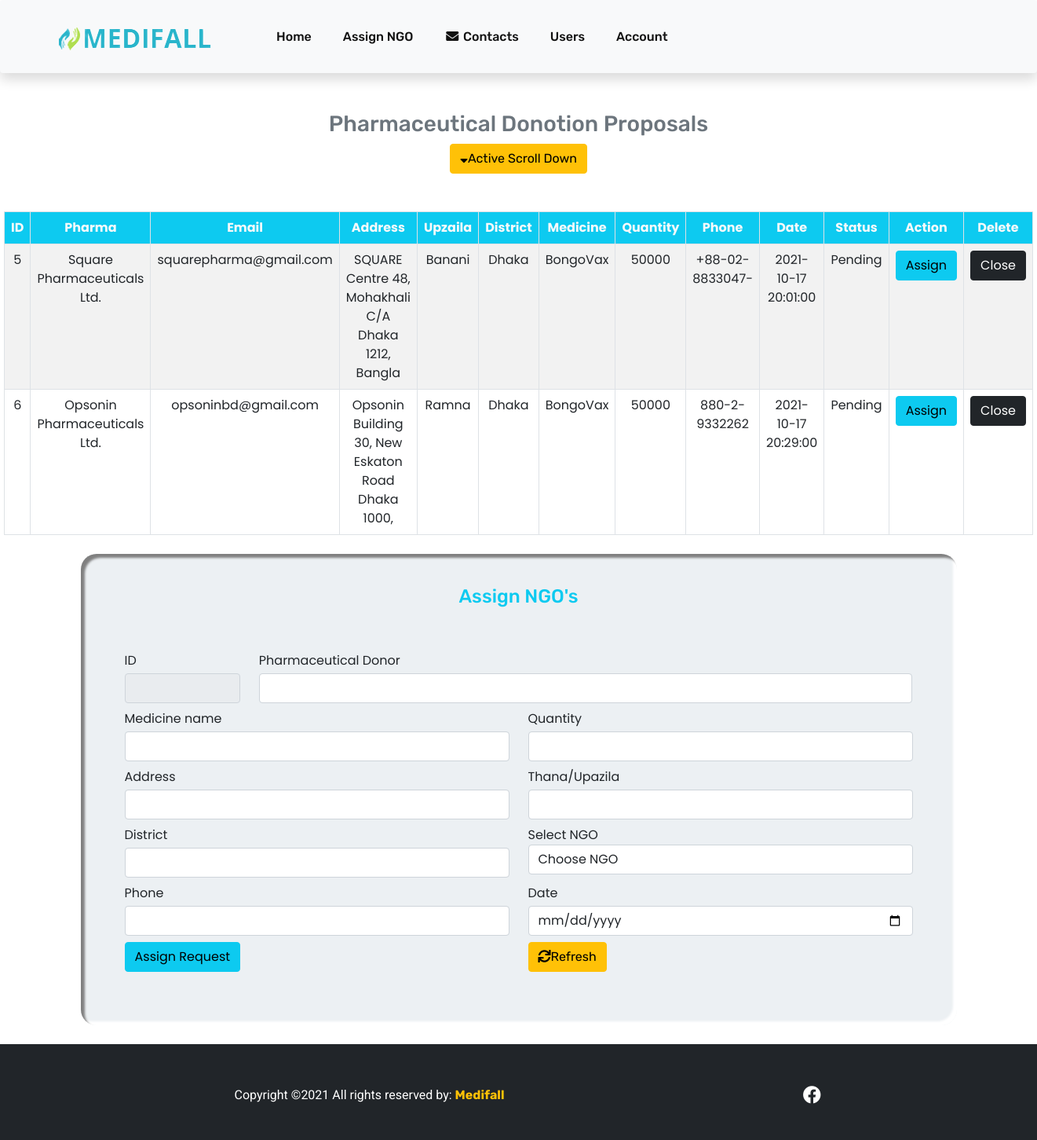
/admin/pharma.php, run on the app's committed database.
### tables this page shows
CREATE TABLE `pharmadonation` (
  `pharmaID` int(100) NOT NULL,
  `pharmaName` varchar(50) NOT NULL,
  `email` varchar(50) NOT NULL,
  `area` varchar(50) NOT NULL,
  `upzilla` varchar(50) NOT NULL,
  `district` varchar(50) NOT NULL,
  `medicine` varchar(50) NOT NULL,
  `quantity` int(11) NOT NULL,
  `phone` varchar(15) NOT NULL,
  `daate` datetime NOT NULL,
  `status` varchar(30) DEFAULT 'Pending'
);

### admin/pharma.php (the view, shortened to what this page needs)
<?php include('../dbconnect.php');
?>
<!DOCTYPE html>
<html>
<head>
    <?php include('../headerfooter/header.php'); ?>
    <link rel="stylesheet" type="text/css" href="../style.css">
</head>
<body>
    <?php include('includes/nav.php');?>
    <h3 class="text-center text-secondary mt-5">Pharmaceutical Donotion Proposals</h3>
    <div class="text-center"><a href="#scroll_down" class="btn btn-warning scroll_down"><i
                class="fas fa-sort-down"></i>Active Scroll Down</a></div>
    <table class="table table-bordered table-striped mt-5">
        <thead class="text-light bg-info text-center">
            <tr>
                <th>ID</th>
                <th>Pharma</th>
                <th>Email</th>
                <th>Address</th>
                <th>Upzaila</th>
                <th>District</th>
                <th>Medicine</th>
                <th>Quantity</th>
                <th>Phone</th>
                <th>Date</th>
                <th>Status</th>
                <th>Action</th>
                <th>Delete</th>
            </tr>
        </thead>
        <tbody class="text-center">
            <?php
			$sql = "SELECT * FROM pharmadonation";
			$result= $conn->query($sql);
			if($result->num_rows>0){
				while ($row=$result->fetch_assoc()) {
					echo '<tr><td>'.$row["pharmaID"].'</td><td>';
					echo $row["pharmaName"].'</td><td>';
					echo $row["email"].'</td><td>';
					echo $row["area"].'</td><td>';
					echo $row["upzilla"].'</td><td>';
					echo $row["district"].'</td><td>';
					echo $row["medicine"].'</td><td>';
					echo $row["quantity"].'</td><td>';
					echo $row["phone"].'</td><td>';
					echo $row["daate"].'</td><td>';
                    echo $row["status"].'</td><td>';
					echo '<form method="POST" >';
					echo '<input type="submit" name="view" class="btn btn-info" value="Assign"></td><td>';
						echo '<input type="submit" name="close" class="btn btn-dark ml-2" value="Close"></input></td></tr>';
				}
			}
			?>
        </tbody>
    </table>
    <div id="scroll_down">
        <div class="container mt-4 mb-4 form">
            <div class="p-2 pt-3" id="assignbox">
                <h4 class="text-info text-center mt-4">Assign NGO's</h4>
                <form method="POST">
                    <div class="form-group p-5">
                        <div class="row">
                            <div class="col-sm-2">
                                <label for="id">ID</label>
                                <input type="text" name="pharmaID" class="form-control mt-1 mb-2 text-center text-danger"
                                    value="<?php if(isset($_REQUEST['pharmaID'])) echo $_REQUEST['pharmaID']; ?>" readonly>
                            </div>
                            <div class="col-sm-10">
                                <label for="name">Pharmaceutical Donor</label><br>
                                <input type="text" name="donor" class="form-control mt-1 mb-2"
                                    value="<?php if(isset($_REQUEST['donor'])) echo $row['pharmaName']; ?>">
                            </div>
                        </div>
                        <div class="row">
                            <div class="col-sm-6">
                                <label for="medicine">Medicine name</label><br>
                                <input type="text" name="medicine" class="form-control mt-1 mb-2"
                                    value="<?php if(isset($_REQUEST['medicine'])) echo $row['medicine']; ?>">
                            </div>
                            <div class="col-sm-6">
                                <label for="type">Quantity</label><br>
                                <input type="text" name="quantity" class="form-control mt-1 mb-2"
                                    value="<?php if(isset($_REQUEST['quantity'])) echo $row['quantity'];?>">
                            </div>
                        </div>
                        <div class="row">
                            <div class="col-sm-6">
                                <label for="address">Address</label><br>
                                <input type="text" name="address" class="form-control mt-1 mb-2"
                                    value="<?php if(isset($_REQUEST['address'])) echo $row['area'];?>">
                            </div>
                            <div class="col-sm-6">
                                <label for="upzilla">Thana/Upazila</label><br>
                                <input type="text" name="upzilla" class="form-control mt-1 mb-2"
                                    value="<?php if(isset($_REQUEST['upzilla'])) echo $row['upzilla'];?>">
                            </div>
                        </div>
                        <div class="row">
                            <div class="col-sm-6">
                                <label for="type">District</label><br>
                                <input type="text" name="district" class="form-control mt-1 mb-2"
                                    value="<?php if(isset($_REQUEST['district'])) echo $row['district'];?>">
                            </div>
                            <div class="col-sm-6">
                                <label for="ngo">Select NGO</label>
                                <select class="form-control" name="ngo" required>
                                    <option value="">Choose NGO</option>
                                    <?php
								$sql = "SELECT ngo_name FROM ngologin_tb ";
								$result = $conn->query($sql);
								if($result->num_rows>0){
									while($row=$result->fetch_assoc()){
										?> <option value="<?php echo $row['ngo_name'];?>">
                                            <?php
                                            echo $row['ngo_name'];
									?></option>
                                    <?php
									}
								}
								?>
                                </select>
                            </div>
                        </div>
                        <div class="row">
                            <div class="col-sm-6">
                                <label for="phone">Phone</label><br>
                                <input type="text" name="phone" class="form-control mt-1 mb-2"
                                    value="<?php if(isset($_REQUEST['phone'])) echo $row['phone'];?>">
                            </div>
                            <div class="col-sm-6">
                                <label for="date">Date</label>
                                <input type="date" name="date" class="form-control mt-1 mb-2">
                            </div>
                        </div>
                        <div class="row">
                            <div class="col-sm-6 ">
                                <button class="btn btn-info " type="submit" name="assign">Assign Request</button>
                            </div>
                            <div class="col-sm-6">
                                <a href="pharma.php" class="btn btn-warning "><i
                                        class="fas fa-sync pr-2"></i>Refresh</a>
                            </div>
                        </div>
                </form>
            </div>
        </div>
    </div>
    <?php include('includes/footer.php'); ?>
</body>
</html>

### headerfooter/header.php (shortened to what this page needs)
        <link rel="stylesheet" href="https://cdnjs.cloudflare.com/ajax/libs/font-awesome/5.14.0/css/all.min.css">
        <link rel="stylesheet" href="https://stackpath.bootstrapcdn.com/bootstrap/5.0.0-alpha1/css/bootstrap.min.css"
>
        <link rel="stylesheet" href="style.css">
        <link rel="stylesheet"
            href="https://cdnjs.cloudflare.com/ajax/libs/OwlCarousel2/2.3.4/assets/owl.theme.default.css">
        <link rel="stylesheet"
            href="https://cdnjs.cloudflare.com/ajax/libs/OwlCarousel2/2.3.4/assets/owl.carousel.min.css">

### admin/includes/nav.php (shortened to what this page needs)
<nav class="navbar navbar-expand-lg navbar-light bg-light main-header sticky-top shadow p-1 rounded">
    <div class="container-fluid">
        <a class="navbar-brand" href="../admin/../index.php">
            <img src="../img/3-removebg-preview.png" alt="Medifall Logo">
        </a>
        <div class="collapse navbar-collapse" id="navbarSupportedContent">
            <ul class="navbar-nav ml-auto our-primary-menu">
                <li><a href="dashboard.php">Home</a></li>
                <li><a href="#">Assign NGO</a></li>
                <li><a href="contact.php"><i class="fa fa-fw fa-envelope"></i> Contacts</a></li>
				<li><a href="users_list.php">Users</a></li>
				<li>
                  <a href="#">Account</a>
                </li>
            </ul>
        </div>
    </div>
</nav>

### admin/includes/footer.php (shortened to what this page needs)
<footer class="bg-dark text-white pt-5 pb-4">
    <div class="container text-center text-md-left">
        <div class="row align-items-center">
            <div class="col-md-7 col-lg-8">
                <p> Copyright ©2021 All rights reserved by:
                    <a href="../index.php" style="text-decoration: none; " target="_blank">
                        <strong class="text-warning">Medifall</strong>
                    </a>
                </p>
            </div>
            <div class="col-md-5 col-lg-4">
                <div class="text-center text-md-right">
                    <ul class="list-unstyled list-inline">
                        <li class="list-inline-item">
                            <a href="https://www.facebook.com/MediFallbd" target="_blank"
                                class="btn-floating btn-sm text-white" style="font-size: 23px;"><i
                                    class="fab fa-facebook"></i></a>
                        </li>
                    </ul>
                </div>
            </div>
        </div>
    </div>
</footer>

### style.css (style rules this page uses)
body, p, span { font-family: 'Roboto', sans-serif; }
h1,h2,h3,h4,h5,h6, a { font-family: 'Rubik', sans-serif; }
img { max-width: 100%; }
.main-header .container-fluid, .slider-section .container-fluid { max-width: 1480px; }
ul.our-primary-menu li a { text-decoration: none; display: inline-block; padding: 10px 20px; color: #111; font-weight: 500; }
ul.our-primary-menu li { position: relative; }
body { font-family: 'Poppins', sans-serif; }

### admin/pharma.php (style rules this page uses)
.table { width: 1290px; margin-left: auto; margin-right: auto; }
#assignbox { height: 600px; border-radius: 20px; overflow: hidden; background: #ecf0f3; box-shadow: inset 5px 5px 3px gray, inset -5px -5px 3px white; }

### data on the page
pharmadonation: pharmaID "5", pharmaName "Square Pharmaceuticals Ltd.", email "squarepharma@gmail.com", area "SQUARE Centre 48, Mohakhali C/A Dhaka 1212, Bangla", upzilla "Banani", district "Dhaka", medicine "BongoVax", quantity "50000", phone "+88-02-8833047-", daate "2021-10-17 20:01:00", status "Pending"
pharmadonation: pharmaID "6", pharmaName "Opsonin Pharmaceuticals Ltd.", email "opsoninbd@gmail.com", area "Opsonin Building 30, New Eskaton Road Dhaka 1000,", upzilla "Ramna", district "Dhaka", medicine "BongoVax", quantity "50000", phone "880-2-9332262", daate "2021-10-17 20:29:00", status "Pending"
